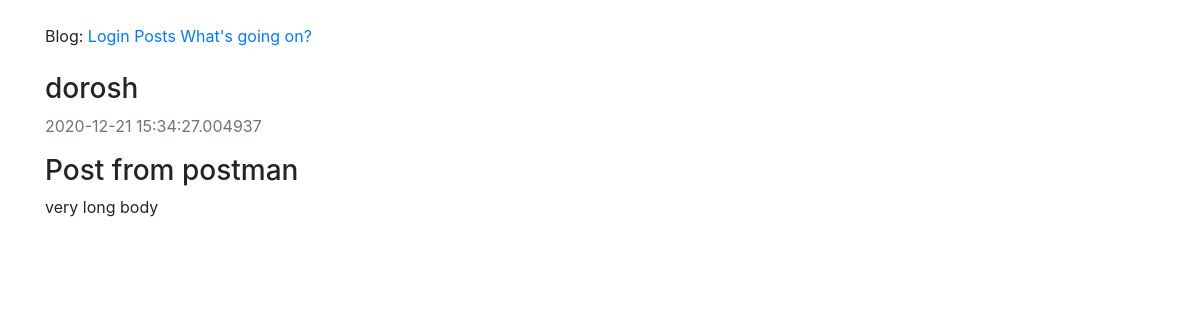
Screenshot of /posts/23/ with the database file from the repository.
### app/models.py (models this page shows, shortened)
class User(UserMixin, db.Model):
    id = db.Column(db.Integer, primary_key=True)
    username = db.Column(db.String(64), index=True, unique=True)
    email = db.Column(db.String(120), index=True, unique=True)
    image_file = db.Column(db.String(20), nullable=False, default = 'default.jpg')
    about_me = db.Column(db.String(200), nullable=True)
    last_seen = db.Column(db.DateTime, default=datetime.utcnow)
    password_hash = db.Column(db.String(128))
    admin = db.Column(db.Boolean, default=False)
    posts = db.relationship('Post', backref='author', lazy='dynamic')

class Post(db.Model):
    id = db.Column(db.Integer, primary_key=True)
    title = db.Column(db.String(100), nullable=False)
    body = db.Column(db.String(140), nullable=False)
    timestamp = db.Column(db.DateTime, index=True, default=datetime.utcnow, nullable=False)
    user_id = db.Column(db.Integer, db.ForeignKey('user.id'))

### app/blueprints/posts/views.py (the view)
@pb.route('/posts/<int:post_id>/', methods=['GET'])
def get_post(post_id):
    post = Post.query.get(post_id)
    return render_template('posts/post.html', post=post)

### app/blueprints/posts/templates/posts/post.html (shortened to what this page needs)
{% extends "base.html" %}
{% block content %}
<br>
<div class="content-section">
    <div class="media">
        <div class="media-body">
            <h3 class="account-heading">{{ post.author.username }}</h3>
            <p class="text-secondary">{{ post.timestamp }}</p>
        </div>
    </div>
</div>
<p class="h3">{{ post.title }}</p>
<p>{{ post.body }}</p>
{% endblock %}

### rows the page displays
User: author.username "dorosh"
Post: timestamp "2020-12-21 15:34:27.004937", title "Post from postman", body "very long body"
